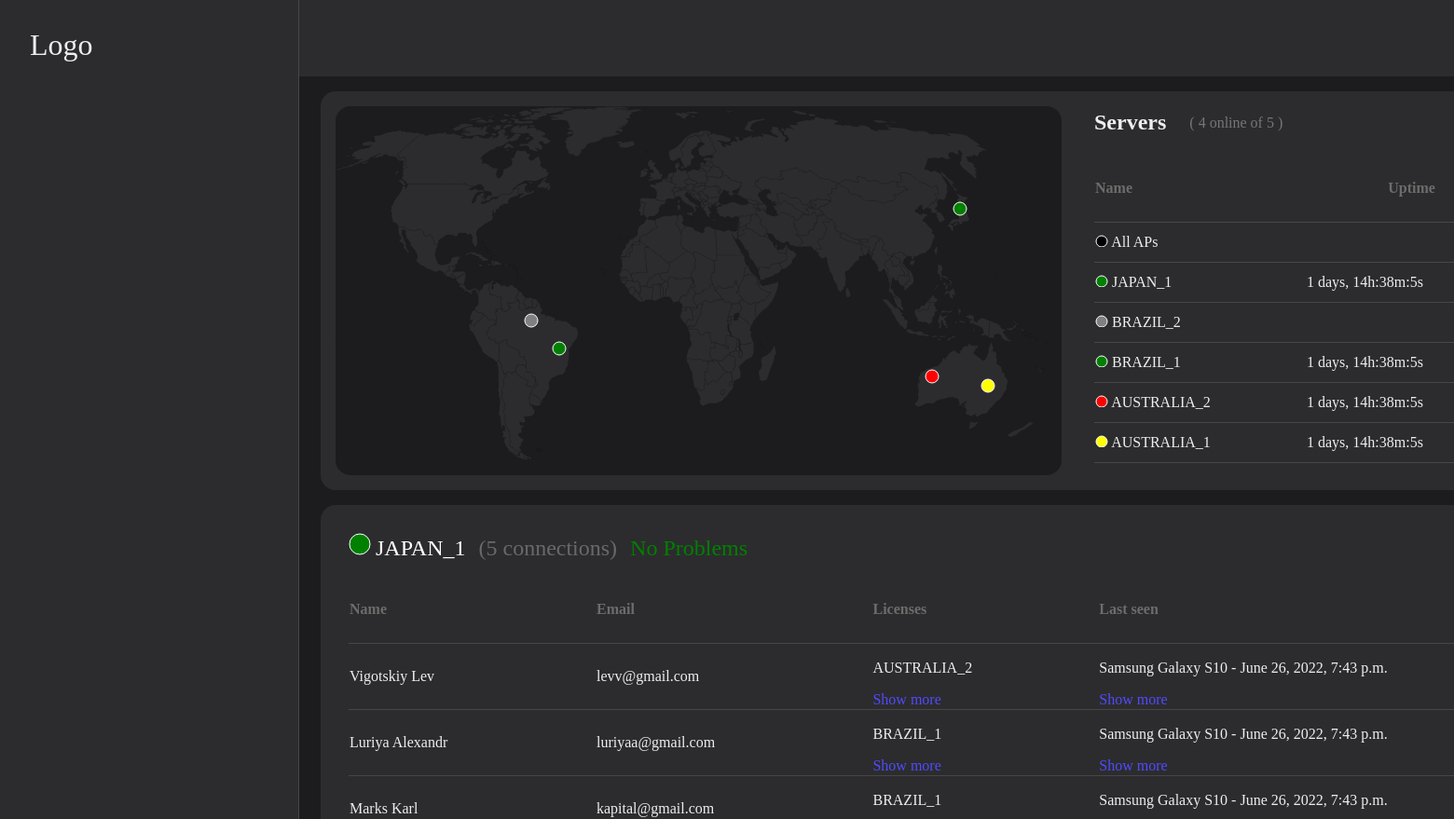
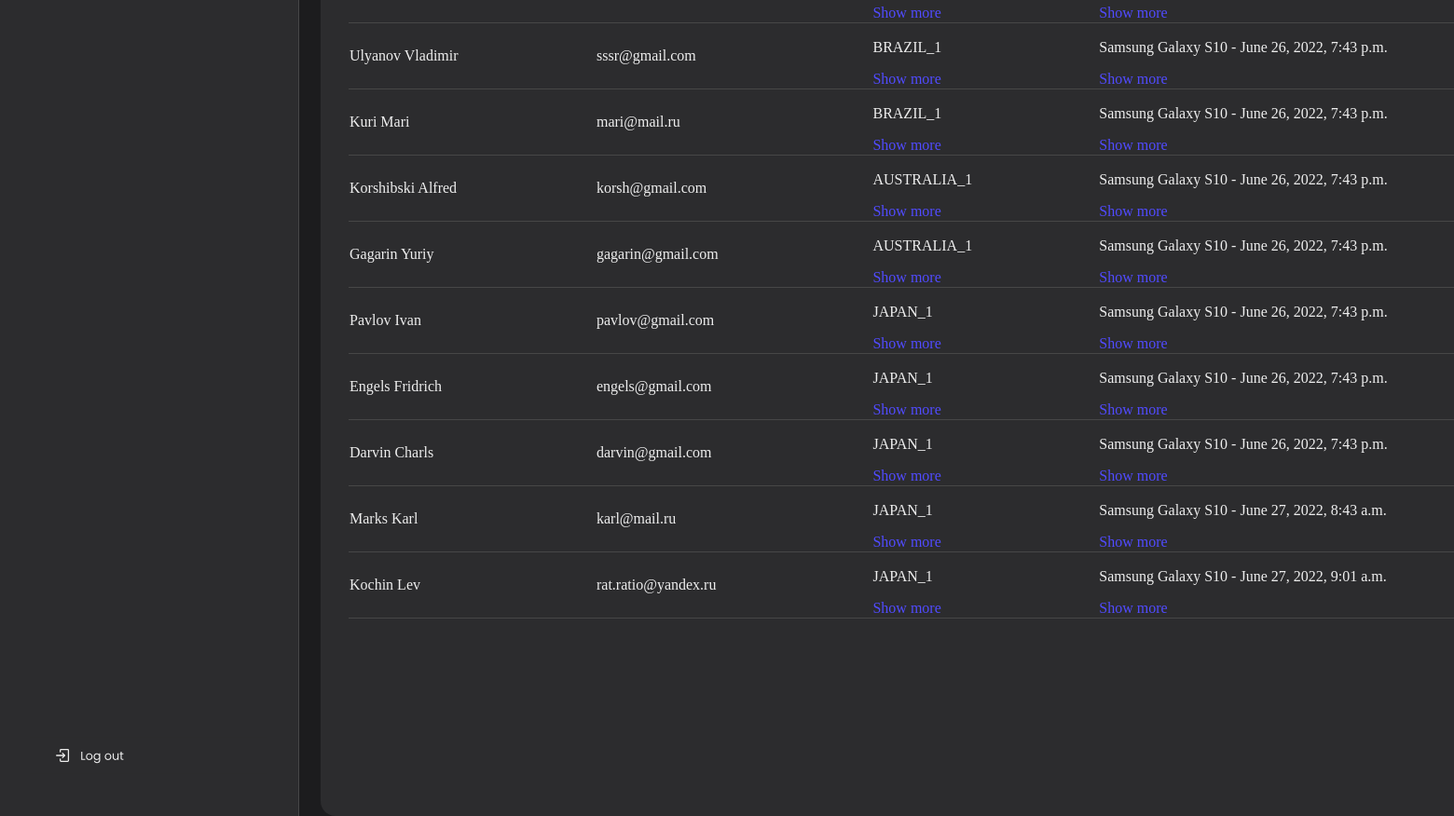
Screenshot of /vpndashboard/3/ with the database file from the repository (2 pictures, top to bottom).
### vpnDashboard/models.py (models this page shows)
class vpn(models.Model):
    name = models.CharField(max_length=150, verbose_name='Наименование')
    status = models.CharField(max_length=50, verbose_name='Статус')
    creationTime = models.DateTimeField(default=datetime.datetime.now, verbose_name='Время запуска')
    coordinates = models.CharField(max_length=50, verbose_name='Координаты')
    profiles = models.ManyToManyField(profile)
    class Meta:
        verbose_name_plural = 'VPNs'
        verbose_name = 'VPN'
        ordering = ['-name']

class profile(models.Model):
    is_activated = models.BooleanField(default=True)
    user = models.OneToOneField(User, on_delete=models.CASCADE)
    lastseen = models.DateTimeField(default=datetime.datetime.now, verbose_name='Последний визит')
    devices = models.ManyToManyField(device, verbose_name='Устройства')
    class Meta:
        verbose_name_plural = 'Профили'
        verbose_name = 'Профиль'

class device(models.Model):
    name = models.CharField(max_length=100, verbose_name='Наименование')

### vpnDashboard/views.py (the view, shortened to what this page needs)
# urls.py: path('', index),
def index(request, vpnid):
    vpns = vpn.objects.all()
    totalprofilevpnsconnections = 0
    totalvpns = 0
    onlinevpns = 0
    for vpnobject in vpns:
        totalprofilevpnsconnections += vpnobject.profiles.count()
        totalvpns += 1
        if vpnobject.status != 'grey':
            onlinevpns += 1
    if vpnid is None:
        vpnid = vpns.first().id
    currentvpn = vpn.objects.get(pk=vpnid)
    profiles = profile.objects.all()
    form = UserForm()
    return render(request, 'index.html', {'vpns': vpns,
                                          'profiles': profiles,
                                          'currentvpn': currentvpn,
                                          'totalprofilevpnsconnections': totalprofilevpnsconnections,
                                          'onlinevpns': onlinevpns,
                                          'totalvpns': totalvpns,
                                          'form': form})

### templates/index.html (shortened to what this page needs)
{% load static %}
<!DOCTYPE html>
<html lang="en">
<head>
    <link rel="stylesheet" href="{% static 'styles.css' %}" type="text/css"/>
</head>
<body>
<header></header>
<div class="aside__nav">
    <span class="logo">Logo</span>
</div>
<div class="map--server__container">
    <div class="map__container">
    </div>
    <div class="server__list__container">
        <div class="general__server__info">
            <h2 style="color:#eeeeee">Servers</h2>
            <span class="servers__count">( {{ onlinevpns }} online of {{ totalvpns }}  )</span>
        </div>
        <div class="server__list__table">
            <table class="server__table__general--info">
                <thead>
                <tr>
                    <th id="vpn__name-th">Name</th>
                    <th>Uptime</th>
                </tr>
                </thead>
                <tbody>
                <tr>
                    <td>
                        <svg width="14" height="13">
                            <circle r="6" cx="7" cy="7" stroke="white" stroke-width="1" fill="black"/>
                        </svg>
                        All APs
                    </td>
                    <td></td>
                </tr>
                {% for vpn in vpns %}
                    <tr>
                        <td>
                            <a href="/vpndashboard/{{ vpn.id }}">
                                <svg width="14" height="13">
                                    <circle r="6" cx="7" cy="7" stroke="white" stroke-width="1"
                                            fill="{{ vpn.status }}"/>
                                </svg>
                                {{ vpn.name }}
                            </a>
                        </td>
                        <td id="connection__time{{ vpn.id }}">
                        </td>
                    </tr>
                {% endfor %}
                </tbody>
            </table>
        </div>
    </div>
</div>
<div class="server__info__container">
    <div style="margin:30px">
        <p>
            <svg width="25" height="24">
                <circle stroke="white" stroke-width="1" fill="{{ currentvpn.status }}" r="11" cx="12" cy="12"/>
            </svg>
            <span class="vpn__title">{{ currentvpn.name }}</span>
            <span class="status__title" style="color: dimgrey">({{ currentvpn.profiles.all|length }} connections)</span>
            {% if currentvpn.status == 'green' %}
                <span class="status__title" style="color:green">No Problems</span>
            {% endif %}
        </p>
        <table class="server__table__detailed--info">
            <thead>
            <tr>
                <th id="profile__name-th">Name</th>
                <th>Email</th>
                <th>Licenses</th>
                <th>Last seen</th>
            </tr>
            </thead>
            <tbody>
            {% for profile in profiles %}
                <tr>
                    <td style="cursor:pointer"
                        onclick="openUserInfoDetailes(event, {{ profile.user.id }})">{{ profile.user.last_name }} {{ profile.user.first_name }}</td>
                    <td>{{ profile.user.email }}</td>
                    <td id="profile__row{{ profile.id }}" class="profile__rows">
                        {% for vpnobj in vpns %}
                            {% for profilevpnobj in vpnobj.profiles.all %}
                                {% if profilevpnobj.id == profile.id %}
                                    <p class="vpn__table__info" style="display: flex; justify-content: space-between;">
                                        {{ vpnobj.name }}
                                    </p>
                                {% endif %}
                            {% endfor %}
                        {% endfor %}
                        <span onclick="showElements(event, {{ profile.id }})" class="show__more">Show more</span>
                    </td>
                    <td id="device--lastseen__col{{ profile.id }}">
                        {% for device in profile.devices.all %}
                            <p id="device--lastseen__profile{{ device.id }}">
                                {{ device.name }} - {{ profile.lastseen }}
                            </p>
                        {% endfor %}
                        <span onclick="showDevices(event, {{ profile.id }})" class="show__more">Show more</span>
                    </td>
                </tr>
            {% endfor %}
            </tbody>
        </table>
    </div>
</div>
</body>
</html>

### vpnDashboard/static/styles.css (style rules this page uses)
body { background-color: #1C1C1E; font-family: 'Poppins'; }
header { position: absolute; width: 1600px; height: 82px; left: 320px; top: 0px; background-color: #2C2C2E; }
th { color: #6c6c6c; }
a { color: #eeeeee; text-decoration: none; }
#vpn__name-th { text-align: left; }
.nav__link { display: flex; flex-direction: row; align-items: center; padding: 9px 32px; gap: 12px; position: absolute; width: 255px; height: 48px; left: 0px; bottom: 32px; background: #2C2C2E; }
.logo { position: absolute; width: 77px; height: 48px; left: 32px; top: 24px; font-style: normal; font-weight: 500; font-size: 32px; line-height: 48px; display: flex; align-items: center; color: #EEEEEE; }
.aside__nav { position: absolute; width: 320px; height: 1755px; left: 0px; top: 0px; bottom: 0px; background-color: #2C2C2E; border-right: 1px solid #474747; }
.map--server__container { position: absolute; width: 1552px; height: 428px; left: 344px; top: 98px; background-color: #2C2C2E; border-radius: 16px; }
.map__container { position: absolute; width: 779px; height: 396px; left: 16px; top: 16px; background: #1C1C1E; border-radius: 16px; }
.server__info__container { position: absolute; width: 1552px; height: 1213px; left: 344px; top: 542px; background-color: #2C2C2E; border-radius: 16px; overflow: hidden; }
.server__list__container { position: absolute; left: 830px; top: 0px; overflow: hidden; }
.general__server__info { display: inline-flex; }
.servers__count { color: #767676; padding: 25px; }
.server__table__detailed--info { width: 1500px; border-collapse: collapse; }
.server__table__detailed--info th { text-align: left; height: 70px; }
.server__table__detailed--info td { color: #eeeeee; height: 40px; font-size: 16px; border-top: 1px solid #474747; border-bottom: 1px solid #474747; }
.server__table__general--info { width: 100%; border-collapse: collapse; }
.server__table__general--info th { height: 70px; width: 225px; }
.server__table__general--info td { color: #eeeeee; height: 40px; font-size: 16px; border-top: 1px solid #474747; border-bottom: 1px solid #474747; }
.show__more { color: #514bff; cursor: pointer; }
.status__title { margin-left: 10px; font-size: 24px; }
.vpn__title { color: white; font-size: 24px; }

### rows the page displays
vpn: name "JAPAN_1", profiles.all|length "5"
vpn: name "BRAZIL_2"
vpn: name "BRAZIL_1"
vpn: name "AUSTRALIA_2"
vpn: name "AUSTRALIA_1"
profile: user.last_name "Vigotskiy", user.first_name "Lev", user.email "levv@gmail.com", lastseen "June 26, 2022, 7:43 p.m."
device: name "Samsung Galaxy S10"
profile: user.last_name "Luriya", user.first_name "Alexandr", user.email "luriyaa@gmail.com", lastseen "June 26, 2022, 7:43 p.m."
profile: user.last_name "Marks", user.first_name "Karl", user.email "kapital@gmail.com", lastseen "June 26, 2022, 7:43 p.m."
profile: user.last_name "Ulyanov", user.first_name "Vladimir", user.email "sssr@gmail.com", lastseen "June 26, 2022, 7:43 p.m."
profile: user.last_name "Kuri", user.first_name "Mari", user.email "mari@mail.ru", lastseen "June 26, 2022, 7:43 p.m."
profile: user.last_name "Korshibski", user.first_name "Alfred", user.email "korsh@gmail.com", lastseen "June 26, 2022, 7:43 p.m."
profile: user.last_name "Gagarin", user.first_name "Yuriy", user.email "gagarin@gmail.com", lastseen "June 26, 2022, 7:43 p.m."
profile: user.last_name "Pavlov", user.first_name "Ivan", user.email "pavlov@gmail.com", lastseen "June 26, 2022, 7:43 p.m."
profile: user.last_name "Engels", user.first_name "Fridrich", user.email "engels@gmail.com", lastseen "June 26, 2022, 7:43 p.m."
profile: user.last_name "Darvin", user.first_name "Charls", user.email "darvin@gmail.com", lastseen "June 26, 2022, 7:43 p.m."
profile: user.last_name "Marks", user.first_name "Karl", user.email "karl@mail.ru", lastseen "June 27, 2022, 8:43 a.m."
profile: user.last_name "Kochin", user.first_name "Lev", user.email "rat.ratio@yandex.ru", lastseen "June 27, 2022, 9:01 a.m."

### other values shown
{{ onlinevpns }} "4"
{{ totalvpns }} "5"
